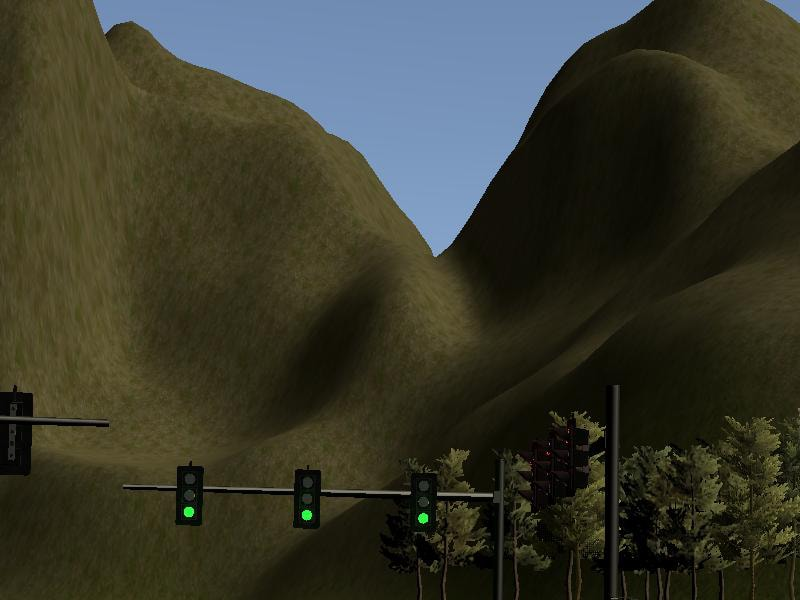
#> input picture tl_images/Green/20170912_142444_601.jpg, 800 x 600 px; its folder holds only this picture in this run
$ jupyter execute --allow-errors 'test traffic lights.ipynb'   (shell and % lines are left out)
#> lines starting #> are read from the running program, lines starting #| are printed output that depends on the picture; after the words box and inside, x2 and y2 are one past the last pixel; in counts of white or black regions, pixels touching at a corner belong together
[cell 1]
import cv2
from PIL import Image
import glob
image_list = []
image_name=[]
for filename in glob.glob('tl_images/Green/*.jpg'):
    #im=Image.open(filename)
    im=cv2.imread(filename)
#> im is the input picture: shape (600, 800, 3); mean B, G, R 44, 57.1, 56.4
    image_list.append(im)
    image_name.append(filename)

[cell 2]
n_train = len(image_list)
#> n_train = 1
print("The size of test set is ", n_train)
#| The size of test set is  1
#> `hsv = cv2.cvtColor(img, cv2.COLOR_BGR2HSV)`: hsv: shape (600, 800, 3); mean H, S, V 37.5, 131.9, 65
#> `mask = cv2.inRange(hsv, (36, 25, 25), (70, 255,255))`:
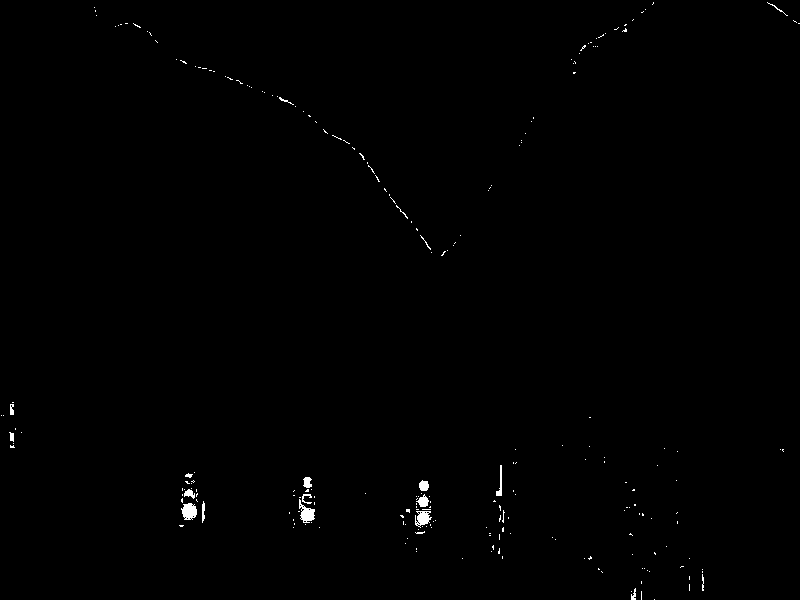
#> mask: shape (600, 800); 0.41% white; 233 white regions (214 under 20 px), largest, box (x1, y1, x2, y2) and area: (181, 503, 197, 520) 201, (299, 499, 315, 523) 199, (415, 511, 432, 528) 177

[cell 3]
import numpy as np
import matplotlib.pyplot as plt
import random
# Visualizations will be shown in the notebook.

num_of_samples=[]
plt.figure(figsize=(12, 50))
#> (the rest of this cell did not finish here and is left out)
